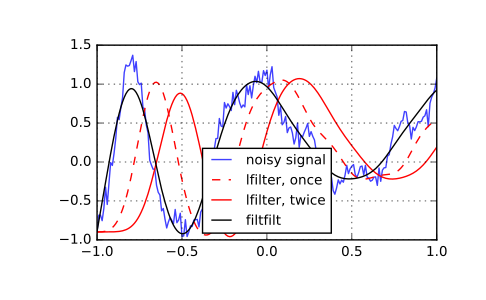

Python code for this plot:
# Generate a noisy signal to be filtered:

from scipy import signal
import matplotlib.pyplot as plt
t = np.linspace(-1, 1, 201)
x = (np.sin(2*np.pi*0.75*t*(1-t) + 2.1) +
     0.1*np.sin(2*np.pi*1.25*t + 1) +
     0.18*np.cos(2*np.pi*3.85*t))
xn = x + np.random.randn(len(t)) * 0.08

# Create an order 3 lowpass butterworth filter:

b, a = signal.butter(3, 0.05)

# Apply the filter to xn.  Use lfilter_zi to choose the initial condition of
# the filter:

zi = signal.lfilter_zi(b, a)
z, _ = signal.lfilter(b, a, xn, zi=zi*xn[0])

# Apply the filter again, to have a result filtered at an order the same as
# filtfilt:

z2, _ = signal.lfilter(b, a, z, zi=zi*z[0])

# Use filtfilt to apply the filter:

y = signal.filtfilt(b, a, xn)

# Plot the original signal and the various filtered versions:

plt.figure
plt.plot(t, xn, 'b', alpha=0.75)
plt.plot(t, z, 'r--', t, z2, 'r', t, y, 'k')
plt.legend(('noisy signal', 'lfilter, once', 'lfilter, twice',
            'filtfilt'), loc='best')
plt.grid(True)
plt.show()
